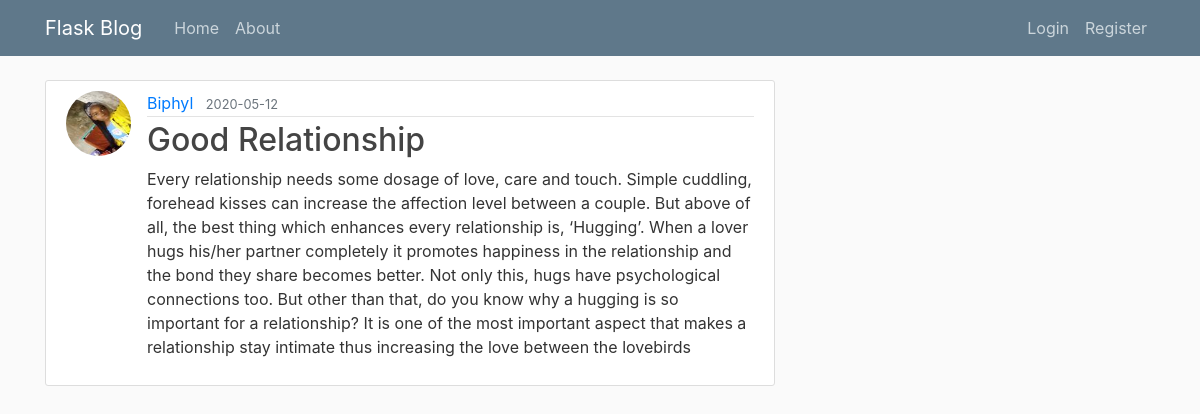
The app's page /post/19 with its own data.
### blog/models.py (models this page shows, shortened)
class User(db.Model, UserMixin):
    id = db.Column(db.Integer, primary_key=True)
    username = db.Column(db.String(20), unique=True, nullable=False)
    email = db.Column(db.String(120), unique=True, nullable=False)
    image_file = db.Column(db.String(20), nullable=False, default='default.jpg')
    password = db.Column(db.String(60), nullable=False)
    posts = db.relationship('Post', backref='author', lazy=True)

class Post(db.Model):
    id = db.Column(db.Integer, primary_key=True)
    title = db.Column(db.String(100), nullable=False)
    date_posted = db.Column(db.DateTime, nullable=False, default=datetime.utcnow)
    content = db.Column(db.Text, nullable=False)
    user_id = db.Column(db.Integer, db.ForeignKey('user.id'), nullable=False)

### blog/routes.py (the view)
@app.route("/post/<int:post_id>")
def post(post_id):
    post = Post.query.get_or_404(post_id)
    return render_template('post.html', title=post.title, post=post)

### blog/templates/post.html (shortened to what this page needs)
{% extends "base.html" %}
{% block content %}
    <article class="media content-section">
        <img class="rounded-circle article-img"
            src="{{ url_for('static', filename='profile_pics/' + post.author.image_file) }}">
        <div class="media-body">
            <div class="article-metadata">
                <a class="mr-2" href="#">{{ post.author.username }}</a>
                <small class="text-muted">{{ post.date_posted.strftime('%Y-%m-%d') }}</small>
            </div>
            <h2 class="article-title">{{ post.title }}</h2>
            <p class="article-content">{{ post.content }}</p>
        </div>
    </article>
{% endblock content %}

### blog/static/main.css (style rules this page uses)
body { background: #fafafa; color: #333333; margin-top: 5rem; }
h1, h2, h3, h4, h5, h6 { color: #444444; }
.content-section { background: #ffffff; padding: 10px 20px; border: 1px solid #dddddd; border-radius: 3px; margin-bottom: 20px; }
.article-title { color: #444444; }
.article-content { white-space: pre-line; }
.article-img { height: 65px; width: 65px; margin-right: 16px; }
.article-metadata { padding-bottom: 1px; margin-bottom: 4px; border-bottom: 1px solid #e3e3e3 }

### records on screen
User: image_file (picture), author.username "Biphyl"
Post: date_posted "2020-05-12", title "Good Relationship", content "Every relationship needs some dosage of love, care and touch. Simple cuddling, forehead kisses can increase the affection level between a couple. But above of all, the best thing which enhances every relationship is, ‘Hugging’. When a lover hugs his/her partner completely it promotes happiness in the relationship and the bond they share becomes better. Not only this, hugs have psychological connections too. But other than that, do you know why a hugging is so important for a relationship? It is one of the most important aspect that makes a relationship stay intimate thus increasing the love between the lovebirds"
